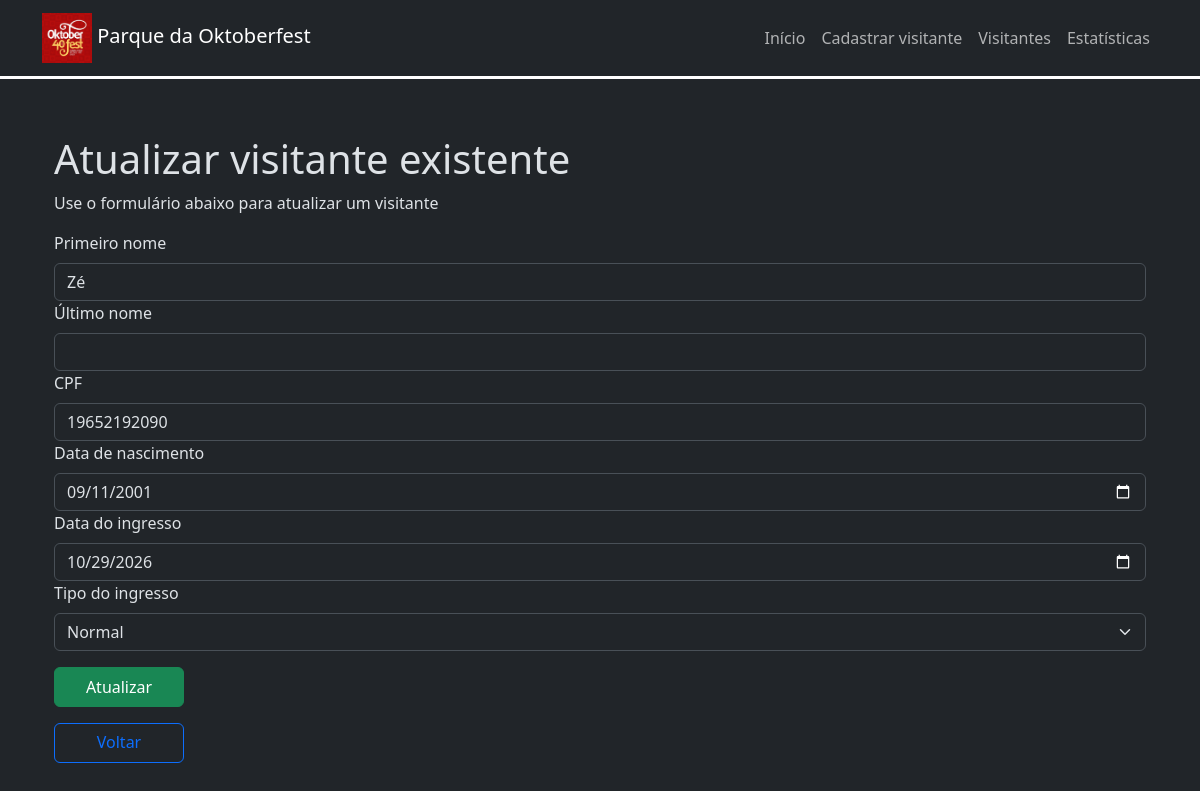
The page /visitors/update/1/ on the database as committed earlier.
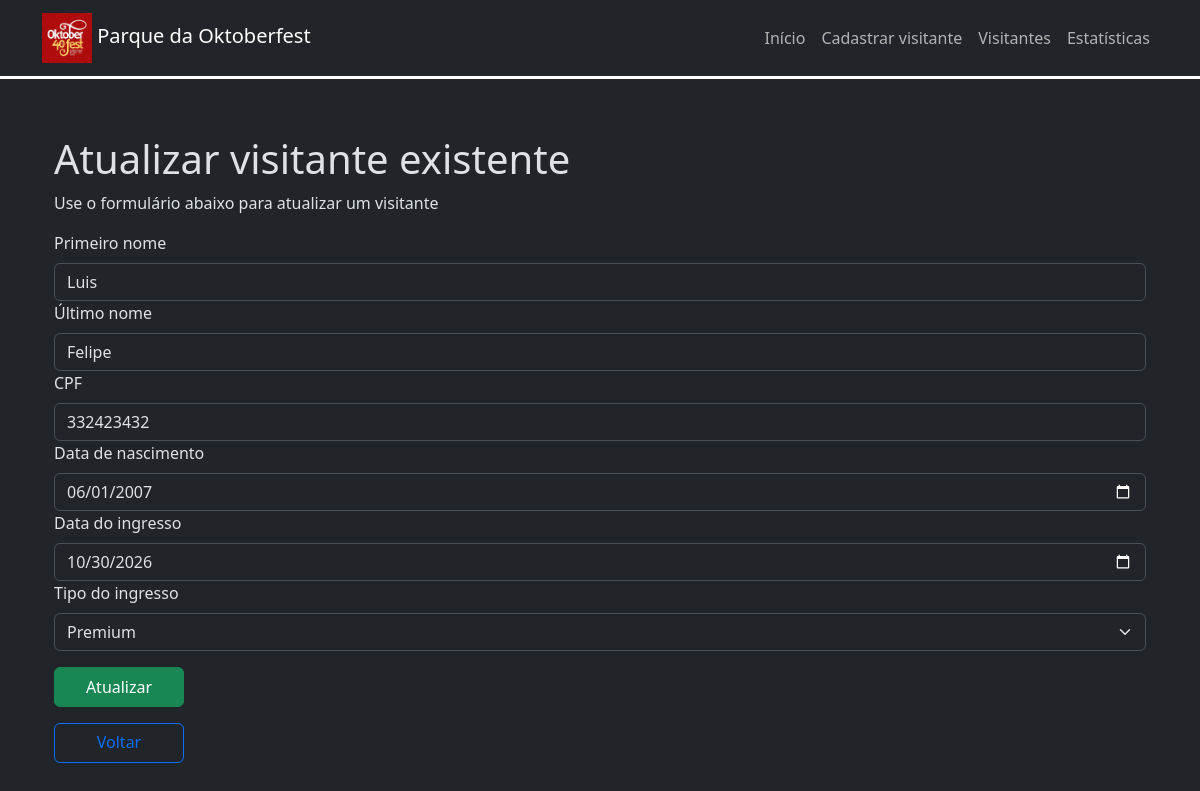
The same page on the database as committed later.
### app/models.py (models this page shows, shortened)
class Visitor(models.Model):
    first_name = models.CharField(max_length=100)
    last_name = models.CharField(max_length=100)
    cpf = models.CharField(max_length=11)
    birth_date = models.DateField()
    ticket_date = models.DateField()
    ticket_type = models.IntegerField(choices=TicketType.choices)
    ticket_number = models.CharField(255)

### app/views.py (the view, shortened to what this page needs)
# urls.py: path('visitors/update/<int:id>/', views.update_visitor, name='update_visitor'),
def update_visitor(request, id):
    visitor = Visitor.objects.get(pk=id)
    response = {
        'visitor': visitor
    }
    return render(request, 'update-visitor.html', response)

### app/templates/update-visitor.html (shortened to what this page needs)
{% extends 'base.html' %}
{% block content %}
    <div class="container-fluid pt-5">
        <h1>Atualizar visitante existente</h1>
        <p>Use o formulário abaixo para atualizar um visitante</p>
        <form action="./" method="post">
            <label for="first_name" class="form-label">Primeiro nome</label>
            <input type="text" class="form-control" id="first_name" name="first_name" value="{{ visitor.first_name }}">
            <label for="last_name" class="form-label">Último nome</label>
            <input type="text" class="form-control" id="last_name" name="last_name" value="{{ visitor.last_name }}">
            <label for="cpf" class="form-label">CPF</label>
            <input type="text" class="form-control" id="cpf" name="cpf" value="{{ visitor.cpf }}">
            <label for="birth_date" class="form-label">Data de nascimento</label>
            <input type="date" class="form-control" id="birth_date" name="birth_date" value="{{ visitor.birth_date|date:'Y-m-d' }}">
            <label for="ticket_date" class="form-label">Data do ingresso</label>
            <input type="date" class="form-control" id="ticket_date" name="ticket_date" value="{{ visitor.ticket_date|date:'Y-m-d' }}">
            <label for="ticket_type" class="form-label">Tipo do ingresso</label>
            <select name="ticket_type" id="ticket_type" class="form-select">
                <option value="1" {% if visitor.ticket_type == 1 %} selected {% endif %}>Normal</option>
                <option value="3" {% if visitor.ticket_type == 3 %} selected {% endif %}>Premium</option>
            </select>
            <input type="submit" value="Atualizar" class="btn btn-success mt-3 btn-custom">
        </form>
        <a href="../../" class="btn btn-outline-primary mt-3 btn-custom">Voltar</a>
    </div>
{% endblock %}

Rows that differ between the two databases and show on the page:
changed Visitor: first_name "Zé" → "Luis"; last_name (not shown) → "Felipe"; cpf "19652192090" → "332423432"; birth_date "09/11/2001" → "06/01/2007"; ticket_date "10/29/2026" → "10/30/2026"; ticket_type "Normal" → "Premium"
